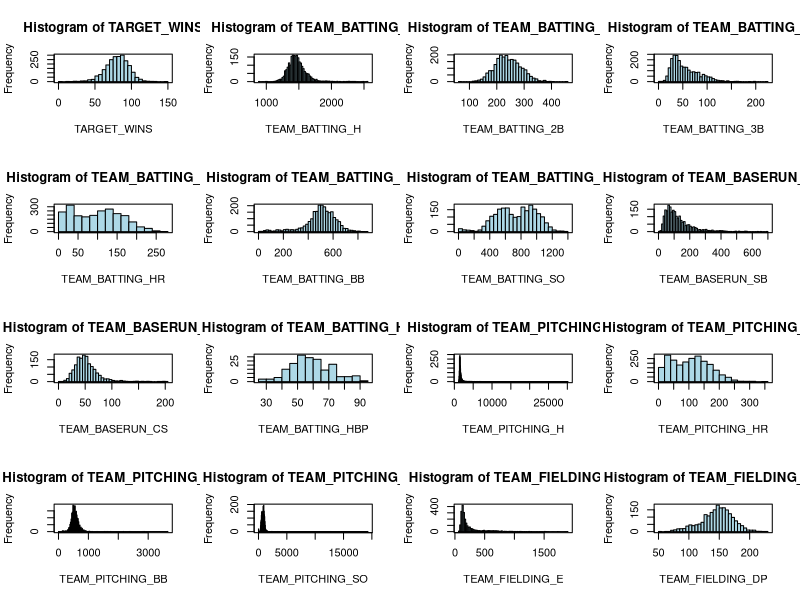

The R script that drew this image: (Note: this script raises an error after producing the figure.)
#------------------------------------------------------------------
# Sports Analytics - Predict Wins for the team
# Singh, Gurjeet
#------------------------------------------------------------------

library(readr)
library(car)
library(fBasics)
library(ggplot2)
library(corrplot)


MoneyBall <- read.csv("MoneyBall.csv")

#-------------------------------------------------------------------------------
## 1 - DATA EXPLORATION
#-------------------------------------------------------------------------------

colnames(MoneyBall)[1] <- "INDEX"

#Understand the stats and summary
str(MoneyBall)
summary(MoneyBall)
View(t(basicStats(MoneyBall)))

##Check the distribution of the quantitative variables
par(mfrow = c(4,4))
with(MoneyBall, hist(TARGET_WINS, breaks = "FD", col = "light blue")); box();
with(MoneyBall, hist(TEAM_BATTING_H, breaks = "FD", col = "light blue")); box();
with(MoneyBall, hist(TEAM_BATTING_2B, breaks = "FD", col = "light blue")); box();
with(MoneyBall, hist(TEAM_BATTING_3B, breaks = "FD", col = "light blue")); box();
with(MoneyBall, hist(TEAM_BATTING_HR, breaks = "FD", col = "light blue")); box();
with(MoneyBall, hist(TEAM_BATTING_BB, breaks = "FD", col = "light blue")); box();
with(MoneyBall, hist(TEAM_BATTING_SO, breaks = "FD", col = "light blue")); box();
with(MoneyBall, hist(TEAM_BASERUN_SB, breaks = "FD", col = "light blue")); box();
with(MoneyBall, hist(TEAM_BASERUN_CS, breaks = "FD", col = "light blue")); box();
with(MoneyBall, hist(TEAM_BATTING_HBP, breaks = "FD", col = "light blue")); box();
with(MoneyBall, hist(TEAM_PITCHING_H, breaks = "FD", col = "light blue")); box();
with(MoneyBall, hist(TEAM_PITCHING_HR, breaks = "FD", col = "light blue")); box();
with(MoneyBall, hist(TEAM_PITCHING_BB, breaks = "FD", col = "light blue")); box();
with(MoneyBall, hist(TEAM_PITCHING_SO, breaks = "FD", col = "light blue")); box();
with(MoneyBall, hist(TEAM_FIELDING_E, breaks = "FD", col = "light blue")); box(); 
with(MoneyBall, hist(TEAM_FIELDING_DP, breaks = "FD", col = "light blue")); box();
par(mfrow = c(1,1))

#check the normal distribution using QQplot
par(mfrow = c(3,3))
with(MoneyBall, qqPlot(TEAM_BATTING_H, labels=row.names(MoneyBall), 
                            main="QQ-Plot Batting H", col = "blue",id.n=3));
with(MoneyBall, qqPlot(TEAM_BATTING_BB, labels=row.names(MoneyBall),
                            main="QQ-Plot Batting BB", col = "blue",id.n=3));
with(MoneyBall, qqPlot(TEAM_BATTING_SO, labels=row.names(MoneyBall),
                            main="QQ-Plot Batting SO", col = "blue",id.n=3));
with(MoneyBall, qqPlot(TEAM_BASERUN_SB, labels=row.names(MoneyBall),
                            main="QQ-Plot Baserun SB", col = "blue",id.n=3));
with(MoneyBall, qqPlot(TEAM_BASERUN_CS, labels=row.names(MoneyBall),
                            main="QQ-Plot Baserun CS", col = "blue",id.n=3));
with(MoneyBall, qqPlot(TEAM_PITCHING_H, labels=row.names(MoneyBall),
                            main="QQ-Plot Pitching H",col = "blue", id.n=3));
with(MoneyBall, qqPlot(TEAM_PITCHING_BB, labels=row.names(MoneyBall),
                            main="QQ-Plot Pitching BB",col = "blue", id.n=3));
with(MoneyBall, qqPlot(TEAM_PITCHING_SO, labels=row.names(MoneyBall)
                            ,main="QQ-Plot Pitching SO",col = "blue", id.n=3));
with(MoneyBall, qqPlot(TEAM_FIELDING_E, labels=row.names(MoneyBall),
                            main="QQ-Plot Fielding E",col = "blue", id.n=3));
par(mfrow = c(1,1))

##Examine Relationships
par(mfrow = c(4,3))
with(MoneyBall, plot(TEAM_BATTING_H ,TARGET_WINS, 
                            main="TARGET_WINS vs TEAM_BATTING_H",
                            col = "dark orange"))
with(MoneyBall, plot(TEAM_BATTING_BB ,TARGET_WINS, 
                           main="TARGET_WINS vs TEAM_BATTING_BB",
                           col = "dark orange"))
with(MoneyBall, plot(TEAM_BATTING_SO,TARGET_WINS , 
                           main="TARGET_WINS vs TEAM_BATTING_SO",
                           col = "dark orange"))
with(MoneyBall, plot(TEAM_BASERUN_SB,TARGET_WINS , 
                           main="TARGET_WINS vs TEAM_BASERUN_SB",
                           col = "dark orange"))
with(MoneyBall, plot(TEAM_BASERUN_CS,TARGET_WINS , 
                           main="TARGET_WINS vs TEAM_BASERUN_CS",
                           col = "dark orange"))
with(MoneyBall, plot(TEAM_PITCHING_H ,TARGET_WINS, 
                           main="TARGET_WINS vs TEAM_PITCHING_H",
                           col = "dark orange"))
with(MoneyBall, plot(TEAM_PITCHING_BB,TARGET_WINS , 
                           main="TARGET_WINS vs TEAM_PITCHING_BB",
                           col = "dark orange"))
with(MoneyBall, plot(TEAM_PITCHING_SO,TARGET_WINS , 
                           main="TARGET_WINS vs TEAM_PITCHING_SO",
                           col = "dark orange"))
with(MoneyBall, plot(TEAM_FIELDING_E,TARGET_WINS, 
                           main="TARGET_WINS vs TEAM_FIELDING_E",
                           col = "dark orange"))
with(MoneyBall, plot(TEAM_FIELDING_DP ,TARGET_WINS, 
                           main="TARGET_WINS vs TEAM_FIELDING_DP",
                           col = "dark orange"))
par(mfrow = c(1,1))


#------------------------------------------------------------------------------
## 2 - DATA PREPARATION 
#------------------------------------------------------------------------------

#----------------------------------------
##clean missing values with median values
#----------------------------------------

summary(MoneyBall)
##clean missing values with median values

MoneyBall$IMP_TEAM_BATTING_SO <-ifelse(is.na(MoneyBall$TEAM_BATTING_SO), 
                                           752,
                                           MoneyBall$TEAM_BATTING_SO)
MoneyBall$M_TEAM_BATTING_SO <- ifelse(is.na(MoneyBall$TEAM_BATTING_SO), 
                                           1, 0)

MoneyBall$IMP_TEAM_BASERUN_SB <- ifelse(is.na(MoneyBall$TEAM_BASERUN_SB), 
                                           101, 
                                           MoneyBall$TEAM_BASERUN_SB)
MoneyBall$M_TEAM_BASERUN_SB <- ifelse(is.na(MoneyBall$TEAM_BASERUN_SB), 
                                           1, 0)

MoneyBall$IMP_TEAM_BASERUN_CS <- ifelse(is.na(MoneyBall$TEAM_BASERUN_CS), 
                                           49, 
                                           MoneyBall$TEAM_BASERUN_CS)
MoneyBall$M_TEAM_BASERUN_CS <- ifelse(is.na(MoneyBall$TEAM_BASERUN_CS), 
                                           1, 0)

MoneyBall$IMP_TEAM_PITCHING_SO <- ifelse(is.na(MoneyBall$TEAM_PITCHING_SO), 
                                           814, 
                                           MoneyBall$TEAM_PITCHING_SO)
MoneyBall$M_TEAM_PITCHING_SO <- ifelse(is.na(MoneyBall$TEAM_PITCHING_SO), 
                                           1, 0)

MoneyBall$IMP_TEAM_FIELDING_DP <- ifelse(is.na(MoneyBall$TEAM_FIELDING_DP), 
                                           149, 
                                           MoneyBall$TEAM_FIELDING_DP)
MoneyBall$M_TEAM_FIELDING_DP <- ifelse(is.na(MoneyBall$TEAM_FIELDING_DP), 
                                            1, 0)


#----------------------------------
##Checking Correlation
#----------------------------------

#selectiong variables for correlation list
corr.list <- c('TARGET_WINS','TEAM_BATTING_H','TEAM_BATTING_BB',
               'IMP_TEAM_BATTING_SO','IMP_TEAM_BASERUN_SB',
               'IMP_TEAM_BASERUN_CS','TEAM_PITCHING_H',
               'TEAM_PITCHING_BB','IMP_TEAM_PITCHING_SO',
               'TEAM_FIELDING_E','IMP_TEAM_FIELDING_DP')

#Checking correlation only for the variables above.
MoneyBall.Corr <- MoneyBall[,(names(MoneyBall) %in% corr.list )]

corrplot(cor(MoneyBall.Corr), method="number")

#----------------------------------
##creating a 1st and 99th percentile
#----------------------------------

percentile.val <- matrix(with(MoneyBall, 
                                c("TEAM_BATTING_H", 
                                      min(TEAM_BATTING_H), 
                                      max(TEAM_BATTING_H), 
                                      quantile(TEAM_BATTING_H, (0.01))[[1]],
                                      quantile(TEAM_BATTING_H, (0.99))[[1]] )), 
                                ncol = 5, nrow = 1)

colnames(percentile.val) <- c("FieldName","Min","Max","1-Percentile", 
                              "99-Percentile")

percentile.val <- rbind(percentile.val,
                        matrix(with(MoneyBall, 
                                c("TEAM_BATTING_2B",
                                      min(TEAM_BATTING_2B), 
                                      max(TEAM_BATTING_2B), 
                                      quantile(TEAM_BATTING_2B, (0.01))[[1]],
                                      quantile(TEAM_BATTING_2B, (0.99))[[1]] )), 
                                  ncol = 5, nrow = 1))

percentile.val <- rbind(percentile.val,
                        matrix(with(MoneyBall,
                                c("TEAM_BATTING_3B",
                                      min(TEAM_BATTING_3B), 
                                      max(TEAM_BATTING_3B), 
                                      quantile(TEAM_BATTING_3B, (0.01))[[1]],
                                      quantile(TEAM_BATTING_3B, (0.99))[[1]] )), 
                                  ncol = 5, nrow = 1))

percentile.val <- rbind(percentile.val,
                        matrix(with(MoneyBall,
                                c("TEAM_BATTING_HR",
                                      min(TEAM_BATTING_HR), 
                                      max(TEAM_BATTING_HR), 
                                      quantile(TEAM_BATTING_HR, (0.01))[[1]],
                                      quantile(TEAM_BATTING_HR, (0.99))[[1]] )), 
                                  ncol = 5, nrow = 1))

percentile.val <- rbind(percentile.val,
                        matrix(with(MoneyBall,
                                c("TEAM_BATTING_BB",
                                      min(TEAM_BATTING_BB), 
                                      max(TEAM_BATTING_BB), 
                                      quantile(TEAM_BATTING_BB, (0.01))[[1]],
                                      quantile(TEAM_BATTING_BB, (0.99))[[1]] )), 
                                  ncol = 5, nrow = 1))

percentile.val <- rbind(percentile.val,
                        matrix(with(MoneyBall,
                                c("IMP_TEAM_BATTING_SO",
                                      min(IMP_TEAM_BATTING_SO), 
                                      max(IMP_TEAM_BATTING_SO), 
                                      quantile(IMP_TEAM_BATTING_SO, (0.01))[[1]],
                                      quantile(IMP_TEAM_BATTING_SO, (0.99))[[1]] )), 
                                  ncol = 5, nrow = 1))


percentile.val <- rbind(percentile.val,
                        matrix(with(MoneyBall, 
                                c("IMP_TEAM_BASERUN_SB",
                                      min(IMP_TEAM_BASERUN_SB), 
                                      max(IMP_TEAM_BASERUN_SB), 
                                      quantile(IMP_TEAM_BASERUN_SB, (0.01))[[1]],
                                      quantile(IMP_TEAM_BASERUN_SB, (0.99))[[1]] )), 
                                  ncol = 5, nrow = 1))


percentile.val <- rbind(percentile.val,
                        matrix(with(MoneyBall,
                                c("IMP_TEAM_BASERUN_CS",
                                      min(IMP_TEAM_BASERUN_CS), 
                                      max(IMP_TEAM_BASERUN_CS), 
                                      quantile(IMP_TEAM_BASERUN_CS, (0.01))[[1]],
                                      quantile(IMP_TEAM_BASERUN_CS, (0.99))[[1]] )), 
                                  ncol = 5, nrow = 1))


percentile.val <- rbind(percentile.val,
                        matrix(with(MoneyBall,
                                    c("TEAM_PITCHING_H",
                                      min(TEAM_PITCHING_H), 
                                      max(TEAM_PITCHING_H), 
                                      quantile(TEAM_PITCHING_H, (0.01))[[1]],
                                      quantile(TEAM_PITCHING_H, (0.99))[[1]] )), 
                               ncol = 5, nrow = 1))


percentile.val <- rbind(percentile.val,
                        matrix(with(MoneyBall,
                                    c("TEAM_PITCHING_HR",
                                      min(TEAM_PITCHING_HR), 
                                      max(TEAM_PITCHING_HR), 
                                      quantile(TEAM_PITCHING_HR, (0.01))[[1]],
                                      quantile(TEAM_PITCHING_HR, (0.99))[[1]] )), 
                               ncol = 5, nrow = 1))
  

percentile.val <- rbind(percentile.val,
                         matrix(with(MoneyBall,
                                     c("TEAM_PITCHING_BB",
                                       min(TEAM_PITCHING_BB), 
                                       max(TEAM_PITCHING_BB), 
                                       quantile(TEAM_PITCHING_BB, (0.01))[[1]],
                                       quantile(TEAM_PITCHING_BB, (0.99))[[1]] )), 
                                ncol = 5, nrow = 1))

percentile.val <- rbind(percentile.val,
                        matrix(with(MoneyBall,
                                    c("IMP_TEAM_PITCHING_SO",
                                      min(IMP_TEAM_PITCHING_SO), 
                                      max(IMP_TEAM_PITCHING_SO), 
                                      quantile(IMP_TEAM_PITCHING_SO, (0.01))[[1]],
                                      quantile(IMP_TEAM_PITCHING_SO, (0.99))[[1]] )), 
                               ncol = 5, nrow = 1))

percentile.val <- rbind(percentile.val,
                        matrix(with(MoneyBall,
                                    c("TEAM_FIELDING_E",
                                      min(TEAM_FIELDING_E), 
                                      max(TEAM_FIELDING_E), 
                                      quantile(TEAM_FIELDING_E, (0.01))[[1]],
                                      quantile(TEAM_FIELDING_E, (0.99))[[1]] )), 
                               ncol = 5, nrow = 1))

percentile.val <- rbind(percentile.val,
                        matrix(with(MoneyBall,
                                    c("IMP_TEAM_FIELDING_DP",
                                      min(IMP_TEAM_FIELDING_DP), 
                                      max(IMP_TEAM_FIELDING_DP), 
                                      quantile(IMP_TEAM_FIELDING_DP, (0.01))[[1]],
                                      quantile(IMP_TEAM_FIELDING_DP, (0.99))[[1]] )), 
                               ncol = 5, nrow = 1))

View(percentile.val)

#------------------------------------------------------------------------------
##Cleaning outliers
#-------------------------------------------------------------------------------

#--1
MoneyBall$IMP_TEAM_BATTING_H <- with(MoneyBall, 
                                          ifelse(TEAM_BATTING_H < 1100, 1100,
                                               ifelse(TEAM_BATTING_H > 2000, 2000,
                                                      TEAM_BATTING_H)));

#--2
MoneyBall$IMP_TEAM_BATTING_BB <- with(MoneyBall, ifelse(TEAM_BATTING_BB < 150, 150,
                                          ifelse(TEAM_BATTING_BB > 800, 800,
                                                            TEAM_BATTING_BB)));

#--3
MoneyBall$IMP_TEAM_BATTING_SO <- with(MoneyBall, ifelse(IMP_TEAM_BATTING_SO < 72, 72,
                                          ifelse(IMP_TEAM_BATTING_SO > 1350, 1350, 
                                                           IMP_TEAM_BATTING_SO)));

#--4
MoneyBall$IMP_TEAM_BASERUN_SB <- with(MoneyBall, ifelse(IMP_TEAM_BASERUN_SB < 14, 14,
                                          ifelse(IMP_TEAM_BASERUN_SB > 500, 500,
                                                           IMP_TEAM_BASERUN_SB)));

#--5
MoneyBall$IMP_TEAM_BASERUN_CS <- with(MoneyBall, ifelse(IMP_TEAM_BASERUN_CS < 10, 10,
                                          ifelse(IMP_TEAM_BASERUN_CS > 123, 123,
                                                           IMP_TEAM_BASERUN_CS)));

#--6
MoneyBall$IMP_TEAM_PITCHING_H <- with(MoneyBall, ifelse(TEAM_PITCHING_H < 1200, 1200,
                                          ifelse(TEAM_PITCHING_H > 2200, 2200,
                                                           TEAM_PITCHING_H)));
#--7
MoneyBall$IMP_TEAM_PITCHING_HR <- with(MoneyBall, ifelse(TEAM_PITCHING_HR < 8, 8,
                                          ifelse(TEAM_PITCHING_HR > 260, 260, 
                                                           TEAM_PITCHING_HR)));
#--8
MoneyBall$IMP_TEAM_PITCHING_BB <- with(MoneyBall, ifelse(TEAM_PITCHING_BB < 119, 119,
                                           ifelse(TEAM_PITCHING_BB > 1000, 1000, 
                                                           TEAM_PITCHING_BB)));
#--9
MoneyBall$IMP_TEAM_PITCHING_SO <- with(MoneyBall, ifelse(IMP_TEAM_PITCHING_SO < 241, 241,
                                           ifelse(IMP_TEAM_PITCHING_SO > 1700, 1700, 
                                                           IMP_TEAM_PITCHING_SO)));
#--10
MoneyBall$IMP_TEAM_FIELDING_E <- with(MoneyBall, ifelse(TEAM_FIELDING_E < 65, 65,
                                           ifelse(TEAM_FIELDING_E > 500, 500,
                                                           TEAM_FIELDING_E)));
#--11
MoneyBall$IMP_TEAM_FIELDING_DP <- with(MoneyBall, ifelse(IMP_TEAM_FIELDING_DP < 71, 71,
                                            ifelse(IMP_TEAM_FIELDING_DP > 220, 220, 
                                                       IMP_TEAM_FIELDING_DP)));

#options(scipen = 111)
View(t(basicStats(MoneyBall)))


###-------------------------------------------------------------------------------------
### Re-checking distributions and relationship after fixing outliers and missing values
###-------------------------------------------------------------------------------------


##Check the distribution of the quantitative variables
par(mfrow = c(4,3))
with(MoneyBall, hist(TARGET_WINS, breaks = "FD", 
                     col = "light blue")); box();
with(MoneyBall, hist(IMP_TEAM_BATTING_H, breaks = "FD", 
                     col = "light blue")); box();
with(MoneyBall, hist(IMP_TEAM_BATTING_BB, breaks = "FD", 
                     col = "light blue")); box();
with(MoneyBall, hist(IMP_TEAM_BATTING_SO, breaks = "FD", 
                     col = "light blue")); box(); 
with(MoneyBall, hist(IMP_TEAM_BASERUN_SB, breaks = "FD", 
                     col = "light blue")); box(); 
with(MoneyBall, hist(IMP_TEAM_BASERUN_CS, breaks = "FD", 
                     col = "light blue")); box();
with(MoneyBall, hist(IMP_TEAM_PITCHING_H, breaks = "FD", 
                     col = "light blue")); box();
with(MoneyBall, hist(IMP_TEAM_PITCHING_HR, breaks = "FD", 
                     col = "light blue")); box(); 
with(MoneyBall, hist(IMP_TEAM_PITCHING_BB, breaks = "FD", 
                     col = "light blue")); box(); 
with(MoneyBall, hist(IMP_TEAM_PITCHING_SO, breaks = "FD", 
                     col = "light blue")); box(); 
with(MoneyBall, hist(IMP_TEAM_FIELDING_E, breaks = "FD", 
                     col = "light blue")); box(); 
with(MoneyBall, hist(IMP_TEAM_FIELDING_DP, breaks = "FD", 
                     col = "light blue")); box();
par(mfrow = c(1,1))

##Examine Relationships
par(mfrow = c(4,3))
with(MoneyBall, plot(IMP_TEAM_BATTING_H ,TARGET_WINS, 
                     col = "dark orange"))
with(MoneyBall, plot(IMP_TEAM_BATTING_BB ,TARGET_WINS, 
                     col = "dark orange"))
with(MoneyBall, plot(IMP_TEAM_BATTING_SO,TARGET_WINS , 
                     col = "dark orange"))
with(MoneyBall, plot(IMP_TEAM_BASERUN_SB,TARGET_WINS , 
                     col = "dark orange"))
with(MoneyBall, plot(IMP_TEAM_BASERUN_CS,TARGET_WINS , 
                     col = "dark orange"))
with(MoneyBall, plot(IMP_TEAM_PITCHING_H ,TARGET_WINS, 
                     col = "dark orange"))
with(MoneyBall, plot(IMP_TEAM_PITCHING_BB,TARGET_WINS ,
                     col = "dark orange"))
with(MoneyBall, plot(IMP_TEAM_PITCHING_SO,TARGET_WINS , 
                     col = "dark orange"))
with(MoneyBall, plot(IMP_TEAM_FIELDING_E,TARGET_WINS, 
                     col = "dark orange"))
with(MoneyBall, plot(IMP_TEAM_FIELDING_DP ,TARGET_WINS, 
                     col = "dark orange"))
par(mfrow = c(1,1))

#--------------------------
##creating a drop list
#-------------------------------------------------------------------------------

#creating a drop list to remove not required variables.
drop.list <- c('INDEX','TEAM_BATTING_HBP','TEAM_BATTING_SO',
                'TEAM_BATTING_BB','TEAM_BASERUN_SB','TEAM_BASERUN_CS',
                'TEAM_PITCHING_SO','TEAM_FIELDING_DP','TEAM_BATTING_H',
                'TEAM_BATTING_2B','TEAM_BATTING_3B', 'TEAM_BATTING_HR',
                'TEAM_PITCHING_H','TEAM_PITCHING_HR','TEAM_PITCHING_BB'
               ,'TEAM_FIELDING_E')

#droping the variables
MoneyBall <- MoneyBall[,!(names(MoneyBall) %in% drop.list )]

View(t(basicStats(MoneyBall)))


#------------------------------------------------------------------------------
## 3- Build Models
#-------------------------------------------------------------------------------

#------------------------------
##Model_1_lm 
#------------------------------
names(MoneyBall)

##Adjusted R-squared:     0.3151  
Model_1_lm <- lm(TARGET_WINS ~ IMP_TEAM_BATTING_H  + 
                            IMP_TEAM_BATTING_BB +
                            IMP_TEAM_BASERUN_SB + M_TEAM_BASERUN_SB + 
                            IMP_TEAM_FIELDING_E +
                            IMP_TEAM_PITCHING_BB +
                            IMP_TEAM_PITCHING_H
                          ,data=MoneyBall)

summary(Model_1_lm)

#------------------------------
##Model_1_lm - Assessing the Goodness-Of-Fit in OLS Regression
#------------------------------ 

# Validating the normality assumption:
par(mfrow = c(1,2))
#Creating 2 Q-Q plots to evaluate the distribution of 
# SalePrice and L_SalePrice
qqnorm(Model_1_lm$residuals, main = "Q-Q plot, Rediduals", 
       xlab="Theoretical Quantiles", col = "black",
       ylab="Standardized residuals",datax=FALSE)

qqline(Model_1_lm$residuals, datax=FALSE, distribution=qnorm,
       probs=c(0.25,0.75),qtype=7, col = "red")

hist(Model_1_lm$residuals, breaks = "FD", col = "violet"); box();
par(mfrow = c(1,1))

#Validating the homoscedasticity assumption (equal variance):
residualPlots(Model_1_lm)
    # par(mfrow = c(1,1))
    # residualPlot(Model_1_lm)

#------------------------------
##Model_2_lm 
#------------------------------
names(MoneyBall)

##Adjusted R-squared:     0.3148  
Model_2_lm <- lm(TARGET_WINS ~ IMP_TEAM_BATTING_H  + 
                             IMP_TEAM_BATTING_BB +
                             IMP_TEAM_BASERUN_SB + M_TEAM_BASERUN_SB + 
                             IMP_TEAM_FIELDING_E +
                             IMP_TEAM_PITCHING_BB +
                             IMP_TEAM_PITCHING_H +
                             IMP_TEAM_PITCHING_HR
                           ,data=MoneyBall)

summary(Model_2_lm)

#------------------------------
##Model_2_lm - Assessing the Goodness-Of-Fit in OLS Regression
#------------------------------ 

# Validating the normality assumption:
par(mfrow = c(1,2))
#Creating 2 Q-Q plots to evaluate the distribution of 
# SalePrice and L_SalePrice
qqnorm(Model_2_lm$residuals, main = "Q-Q plot, Rediduals", 
       xlab="Theoretical Quantiles", col = "black",
       ylab="Standardized residuals",datax=FALSE)

qqline(Model_2_lm$residuals, datax=FALSE, distribution=qnorm,
       probs=c(0.25,0.75),qtype=7, col = "red")

hist(Model_2_lm$residuals, breaks = "FD", col = "violet"); box();
par(mfrow = c(1,1))

#Validating the homoscedasticity assumption (equal variance):
residualPlots(Model_2_lm)
par(mfrow = c(1,1))
residualPlot(Model_2_lm)



#------------------------------
##Model_3_lm
#------------------------------
names(MoneyBall)

##Adjusted R-squared:     0.3344  
Model_3_lm <- lm(TARGET_WINS ~ IMP_TEAM_BATTING_H  + 
                             IMP_TEAM_BATTING_BB +
                             IMP_TEAM_BASERUN_SB + M_TEAM_BASERUN_SB + 
                             IMP_TEAM_BASERUN_CS + M_TEAM_BASERUN_CS +
                             IMP_TEAM_PITCHING_H +
                             IMP_TEAM_PITCHING_BB +
                             IMP_TEAM_FIELDING_E
                           ,data=MoneyBall)

summary(Model_3_lm)

#------------------------------
##Model_3_lm - Assessing the Goodness-Of-Fit in OLS Regression
#------------------------------ 

# Validating the normality assumption:
par(mfrow = c(1,2))
#Creating 2 Q-Q plots to evaluate the distribution of 
# SalePrice and L_SalePrice
qqnorm(Model_3_lm$residuals, main = "Q-Q plot, Rediduals", 
       xlab="Theoretical Quantiles", col = "black",
       ylab="Standardized residuals",datax=FALSE)

qqline(Model_3_lm$residuals, datax=FALSE, distribution=qnorm,
       probs=c(0.25,0.75),qtype=7, col = "red")

hist(Model_3_lm$residuals, breaks = "FD", col = "violet"); box();
par(mfrow = c(1,1))

#Validating the homoscedasticity assumption (equal variance):
residualPlots(Model_3_lm)
    # par(mfrow = c(1,1))
    # residualPlot(Model_3_lm)

#-----------------------------------------------------------------------------
## 4- SELECT MODELS - Predictive Accuracy 
#-----------------------------------------------------------------------------

#extract the model information from summary output
Model_1_call <- Model_1_lm$call
Model_2_call <- Model_2_lm$call
Model_3_call <- Model_3_lm$call

#Printing the each model.
Model_1_call

Model_2_call

Model_3_call


# Compute the VIF values
library(car)
Model_1_lm.VIF <- as.matrix(sort(vif(Model_1_lm),decreasing=TRUE))
Model_2_lm.VIF <- as.matrix(sort(vif(Model_2_lm),decreasing=TRUE))
Model_3_lm.VIF <- as.matrix(sort(vif(Model_3_lm),decreasing=TRUE))


colnames(Model_1_lm.VIF) <- "VIF_Values"
colnames(Model_2_lm.VIF) <- "VIF_Values"
colnames(Model_3_lm.VIF) <- "VIF_Values"


View(Model_1_lm.VIF)
View(Model_2_lm.VIF)
View(Model_3_lm.VIF)

##MSE
mse.Model_1_lm <- mean(Model_1_lm$residuals^2)
mse.Model_2_lm <- mean(Model_2_lm$residuals^2)
mse.Model_3_lm <- mean(Model_3_lm$residuals^2)


##MAE
mae.Model_1_lm <- mean(abs(Model_1_lm$residuals))
mae.Model_2_lm <- mean(abs(Model_2_lm$residuals))
mae.Model_3_lm <- mean(abs(Model_3_lm$residuals))



##Creating a Table to include all the metrics
rsqrd.Mat <- matrix(c(summary(Model_1_lm)$adj.r.squared, 
                      summary(Model_2_lm)$adj.r.squared, 
                      summary(Model_3_lm)$adj.r.squared), 
                    ncol = 1)

rownames(rsqrd.Mat) <- c("Model_1_lm", "Model_2_lm", "Model_3_lm")
colnames(rsqrd.Mat) <- "Adjusted_R_Squared"


AIC.Mat <- matrix(c(AIC(Model_1_lm), 
                    AIC(Model_2_lm), 
                    AIC(Model_3_lm)), 
                  ncol = 1)
rownames(AIC.Mat) <- c("Model_1_lm", "Model_2_lm", "Model_3_lm")
colnames(AIC.Mat) <- "AIC_Values"


BIC.Mat <- matrix(c(BIC(Model_1_lm), 
                    BIC(Model_2_lm), 
                    BIC(Model_3_lm)), 
                  ncol = 1)
rownames(BIC.Mat) <-  c("Model_1_lm", "Model_2_lm", "Model_3_lm")
colnames(BIC.Mat) <- "BIC_Values"


MSE.Mat <- matrix(c(mse.Model_1_lm, 
                    mse.Model_2_lm, 
                    mse.Model_3_lm), 
                  ncol = 1)
rownames(MSE.Mat) <-  c("Model_1_lm", "Model_2_lm", "Model_3_lm")
colnames(MSE.Mat) <- "MSE_Values"

MAE.Mat <- matrix(c(mae.Model_1_lm, 
                    mae.Model_2_lm, 
                    mae.Model_3_lm), 
                  ncol = 1)
rownames(MAE.Mat) <-  c("Model_1_lm", "Model_2_lm", "Model_3_lm")
colnames(MAE.Mat) <- "MAE_Values"


final.table  <- cbind( rsqrd.Mat, 
                       AIC.Mat, 
                       BIC.Mat, 
                       MSE.Mat, 
                       MAE.Mat)

View(final.table)
